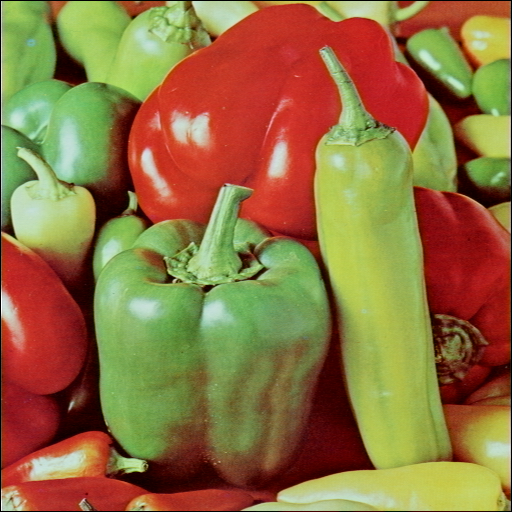
%> input picture compression/pepper.jpg, 512 x 512 px
$ octave compression.m   (GNU Octave 9; MATLAB toolbox functions it lacks are replaced by stand-ins)
%> lines starting %> are read from the running program, lines starting %| are printed output that depends on the picture
### compression/mseIm.m
function [m] = mseIm(A,B)
    m=sum(sum((A-B)*(A-B)))/(size(A,1)*size(A,2));
end

### compression/threshold.m
function [C,magns,magnitudes,pososto] = threshold(I,T)
C=zeros(size(I));
d=32;
k=1;
s=zeros(256,1);

%Euresh twn suntelestwn sunhmitonou gia ka9e block kai apo8hkeush tous se
%ena 3D array
co=zeros(d,d,256);
magns=zeros(d,d,256);
for i=1 : d : size(I,1)
    for j = 1 : d :size(I,2)
        window=I(i:i+d-1,j:j+d-1);
        coefficients=dct2(window);
        magnitudes=abs(coefficients);
        magns(:,:,k)=(magnitudes>T);
        co(:,:,k)=coefficients;
        k=k+1;
    end
end


%Dhmiourgia ths telikhs eikonas, block by block pairnontas ton antistrofo
%dct gia ka8e ena.
k=1;
for i=1:d:size(I,1)
    for j=1:d:size(I,2)
            C(i:i+d-1,j:j+d-1)=idct2(co(:,:,k).*magns(:,:,k));
            k=k+1;
    end
end
pososto=100*size(find(magns))/(512*512);
end

### compression/compression.m
close all;
clear all;
I = imread('pepper.jpg');
%> I is the input picture: size 512x512x3 uint8; mean R, G, B 144.1, 112.8, 64.1
I = rgb2gray(I);
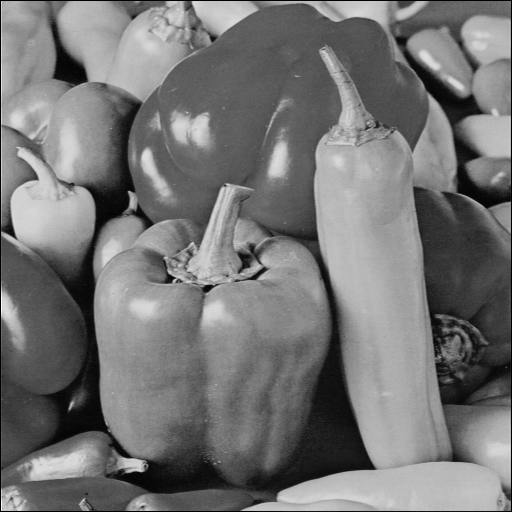
%> I: size 512x512 uint8; min 0, max 254, mean 116.7
I = im2double(I);
%> I: size 512x512 double
% [15 lines of commented-out code are left out]
myvar2=[0.007:0.001:0.09];
myvar2=sort(myvar2,'descend');
mse1=zeros(1,size(myvar2,1));
percent=zeros(1,size(myvar2,1));
k=1;

Costory=zeros(size(I,1),size(I,1),size(myvar2,1));
for v2=myvar2
    [M,Magns,magnitudes,pososto2]=threshold(I,v2);
    Costory(:,:,k)=M;
    percent(k)=pososto2(1);
    mse2(k) = mseIm(I,M);
    k=k+1;
end
%> this loop made 84 passes
%> (pososto2, m in mseIm) on passes 1 to 12: ([4.99 0.000381], 0.000299), ([5.04 0.000381], 0.000291), ([5.09 0.000381], 0.000282), ([5.15 0.000381], 0.000279), ([5.2 0.000381], 0.000276), ([5.26 0.000381], 0.000258), ([5.33 0.000381], 0.000232), ([5.4 0.000381], 0.000229), ([5.46 0.000381], 0.000225), ([5.52 0.000381], 0.000227), ([5.58 0.000381], 0.000221), ([5.63 0.000381], 0.000196)
%> pass 1, `[M,Magns,magnitudes,pososto2]=threshold(I,v2);`:
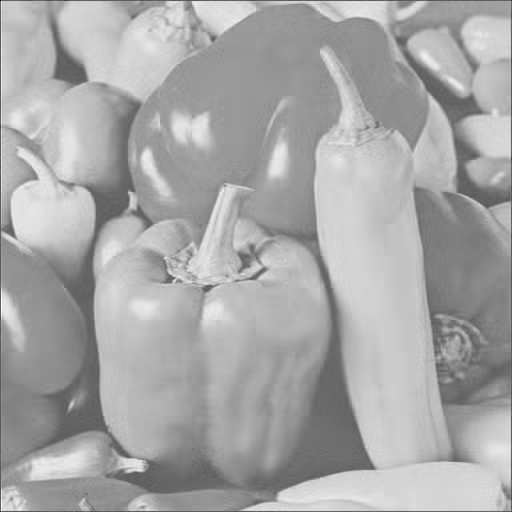
%> M: size 512x512 double; min -0.578, max 0.996, mean 0.458; drawn with min black and max white
%> pass 1, `[M,Magns,magnitudes,pososto2]=threshold(I,v2);`:
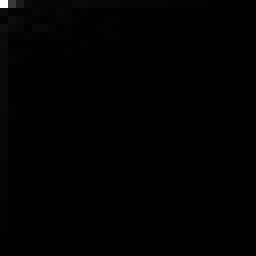
%> magnitudes: size 32x32 double (shown 8 times larger); min 3.58e-05, max 19.24, mean 0.0836; drawn with min black and max white
%> after the loop, k = 85; mse2 = 84 values, max 0.000299 at index 1, min -6.45e-07 at index 82, mean 8.83e-05; percent = 84 values from 4.99 to 51.07

%%Ypologismos MSE anamesa sthn arxikh kai thn telikh eikona
% [7 lines of commented-out code are left out]
figure;
plot(mse2,'r');
legend('threholding');
xlabel('percentage of coefficients (%)');
ylabel('MSE');
grid on
xticklabels({0.0:0.05:0.5})
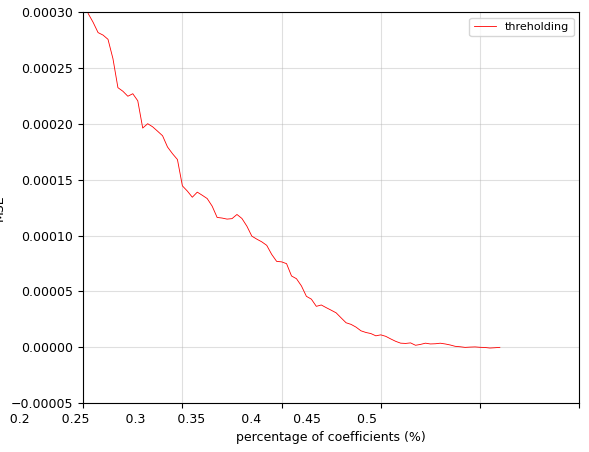
%> figure redrawn from the program's plot data; curve peaks at x = 1, y = 0.000299
